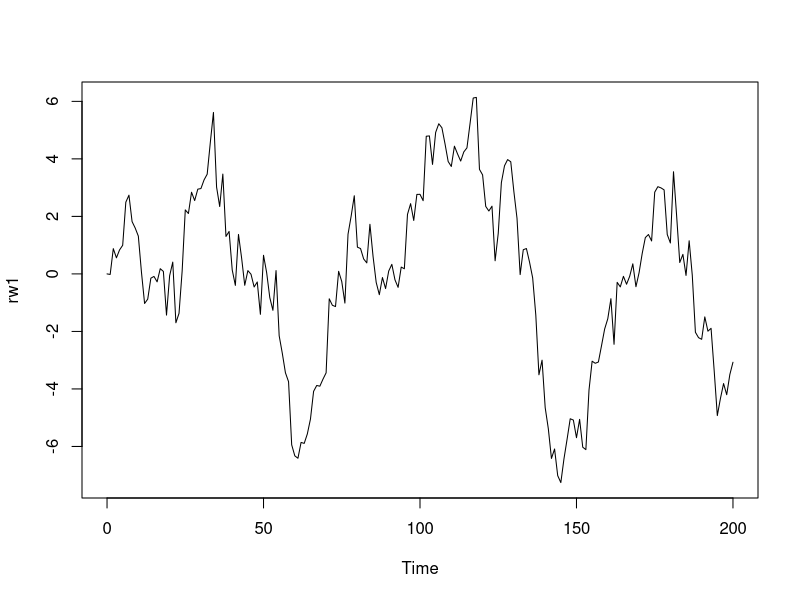
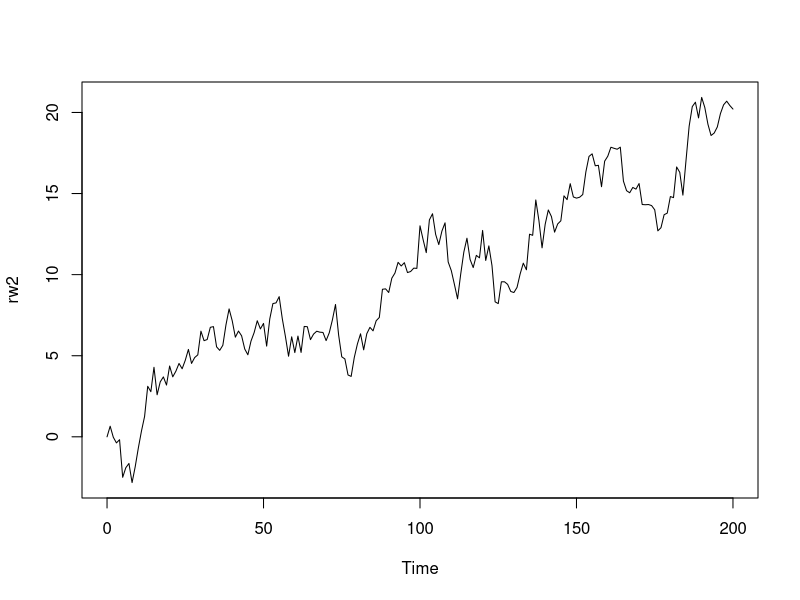
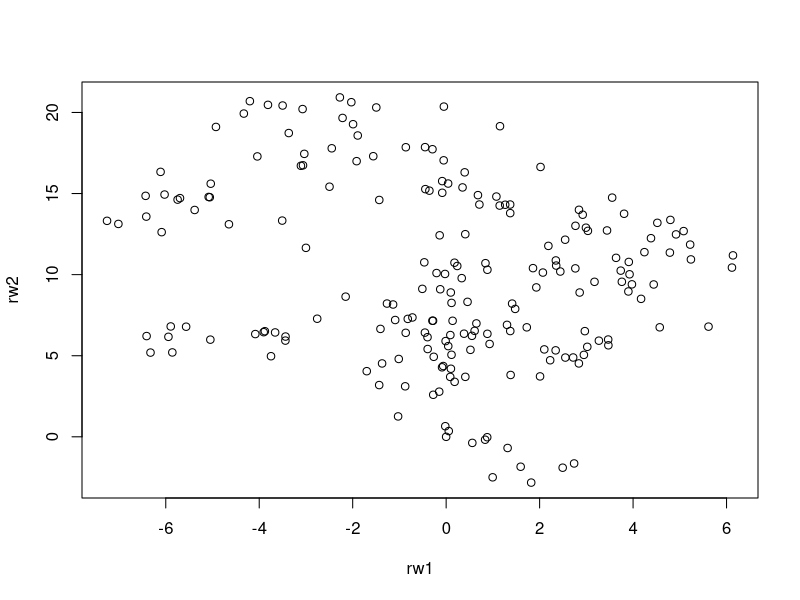

These charts were generated, in order, by the following R code:
## ---- chunk 1
knitr::opts_chunk$set(echo = TRUE)
## ---- chunk 2
library(urca)
## ---- chunk 3
rw1 <- arima.sim(model = list(order = c(0, 1, 0)), n = 200)
rw2 <- arima.sim(model = list(order = c(0, 1, 0)), n = 200)
plot(rw1)
plot(rw2)
## ---- chunk 4
plot(rw1, rw2)
## ---- chunk 5
summary(lm(rw2 ~ rw1))
## ---- chunk 6
summary(ur.df(rw1, type = "none"))
